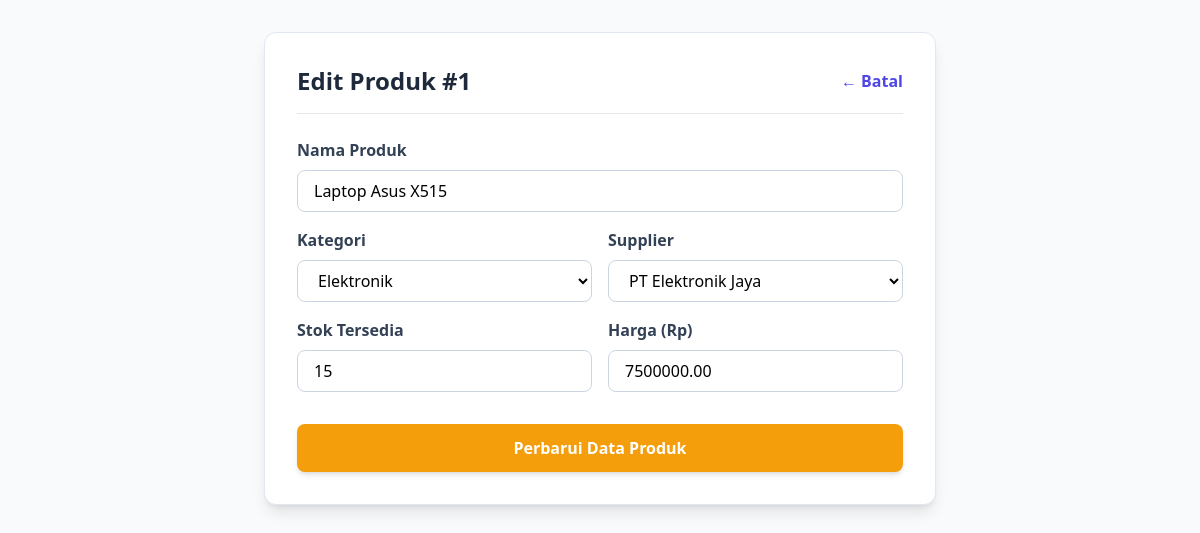
Page /update.php?id=1 on the committed database.
### tables this page shows
CREATE TABLE produk (
    id INT AUTO_INCREMENT PRIMARY KEY,
    nama_produk VARCHAR(150) NOT NULL,
    kategori_id INT NOT NULL,
    supplier_id INT NOT NULL,
    stok INT NOT NULL DEFAULT 0,
    harga DECIMAL(10,2) NOT NULL,
    FOREIGN KEY (kategori_id) REFERENCES kategori(id) ON DELETE CASCADE,
    FOREIGN KEY (supplier_id) REFERENCES supplier(id) ON DELETE CASCADE
);

CREATE TABLE kategori (
    id INT AUTO_INCREMENT PRIMARY KEY,
    nama_kategori VARCHAR(100) NOT NULL
);

CREATE TABLE supplier (
    id INT AUTO_INCREMENT PRIMARY KEY,
    nama_supplier VARCHAR(150) NOT NULL,
    kontak VARCHAR(50) NOT NULL
);

### update.php (the view, shortened to what this page needs)
<?php
$db = Database::getInstance()->getConnection();
$kategori_list = $db->query("SELECT * FROM kategori")->fetchAll();
$supplier_list = $db->query("SELECT * FROM supplier")->fetchAll();
$id = $_GET['id'];
$stmt = $db->prepare("SELECT * FROM produk WHERE id = ?");
$stmt->execute([$id]);
$produk = $stmt->fetch();
?>
<!DOCTYPE html>
<html lang="id">
<head>
    <script src="https://cdn.tailwindcss.com"></script>
</head>
<body class="bg-slate-50 min-h-screen p-8 font-sans">
    <main class="max-w-2xl mx-auto bg-white p-8 rounded-xl shadow-lg border border-slate-200">
        <div class="flex justify-between items-center mb-6 border-b pb-4">
            <h2 class="text-2xl font-extrabold text-slate-800">Edit Produk #<?= $produk['id'] ?></h2>
            <a href="index.php" class="text-indigo-600 font-semibold hover:underline">← Batal</a>
        </div>
        <form method="POST" action="">
            <div class="mb-4">
                <label class="block text-slate-700 font-semibold mb-2">Nama Produk</label>
                <input type="text" name="nama_produk" value="<?= htmlspecialchars($produk['nama_produk']) ?>" required class="w-full px-4 py-2 border border-slate-300 rounded-lg focus:outline-none focus:border-amber-500 focus:ring-1 focus:ring-amber-500">
            </div>
            <div class="grid grid-cols-2 gap-4 mb-4">
                <div>
                    <label class="block text-slate-700 font-semibold mb-2">Kategori</label>
                    <select name="kategori_id" required class="w-full px-4 py-2 border border-slate-300 rounded-lg focus:outline-none focus:border-amber-500 focus:ring-1 focus:ring-amber-500 bg-white">
                        <?php foreach ($kategori_list as $kat): ?>
                            <option value="<?= $kat['id'] ?>" <?= ($kat['id'] == $produk['kategori_id']) ? 'selected' : '' ?>>
                                <?= htmlspecialchars($kat['nama_kategori']) ?>
                            </option>
                        <?php endforeach; ?>
                    </select>
                </div>
                <div>
                    <label class="block text-slate-700 font-semibold mb-2">Supplier</label>
                    <select name="supplier_id" required class="w-full px-4 py-2 border border-slate-300 rounded-lg focus:outline-none focus:border-amber-500 focus:ring-1 focus:ring-amber-500 bg-white">
                        <?php foreach ($supplier_list as $sup): ?>
                            <option value="<?= $sup['id'] ?>" <?= ($sup['id'] == $produk['supplier_id']) ? 'selected' : '' ?>>
                                <?= htmlspecialchars($sup['nama_supplier']) ?>
                            </option>
                        <?php endforeach; ?>
                    </select>
                </div>
            </div>
            <div class="grid grid-cols-2 gap-4 mb-8">
                <div>
                    <label class="block text-slate-700 font-semibold mb-2">Stok Tersedia</label>
                    <input type="number" name="stok" min="0" value="<?= $produk['stok'] ?>" required class="w-full px-4 py-2 border border-slate-300 rounded-lg focus:outline-none focus:border-amber-500 focus:ring-1 focus:ring-amber-500">
                </div>
                <div>
                    <label class="block text-slate-700 font-semibold mb-2">Harga (Rp)</label>
                    <input type="number" name="harga" min="0" step="1000" value="<?= $produk['harga'] ?>" required class="w-full px-4 py-2 border border-slate-300 rounded-lg focus:outline-none focus:border-amber-500 focus:ring-1 focus:ring-amber-500">
                </div>
            </div>
            <button type="submit" class="w-full bg-amber-500 hover:bg-amber-600 text-white font-bold py-3 px-4 rounded-lg shadow-md transition">
                Perbarui Data Produk
            </button>
        </form>
    </main>
</body>
</html>

### rows in the picture
produk: id "1", nama_produk "Laptop Asus X515", kategori_id "Elektronik", supplier_id "PT Elektronik Jaya", stok "15", harga "7500000.00"
